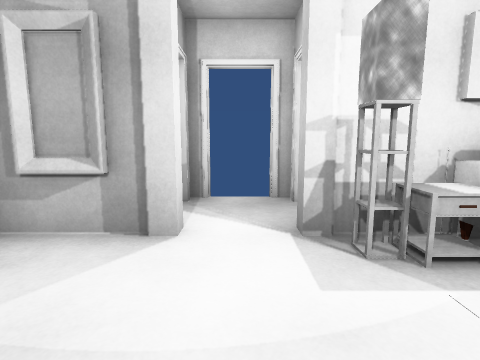
view 1 (above)

13 first-person views from a walk through a 3-D level made in the Unity game engine. The camera is 1.3 m above the floor, tilts 8° down and sees 80° across. The floor is counted in squares, 1 m on a side. Each view is taken from the middle of a square. On the plan, view 1 faces up. The plan holds only what a view shows up to about 13 squares ahead; the rest is blank. Some animated figures are not drawn. Door leaves are left out, so doorways stand open. Some surface patterns are stand-ins.

view 2
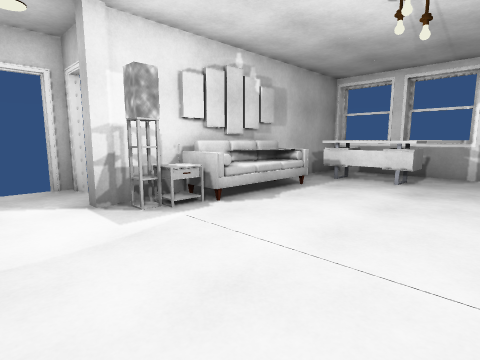

view 3
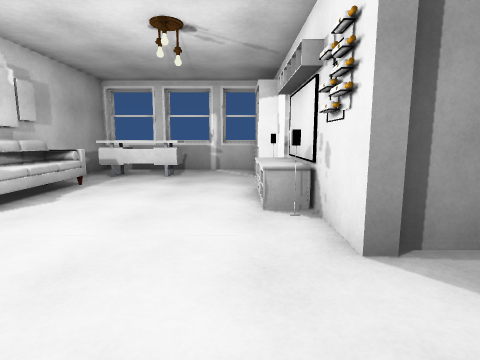

view 4
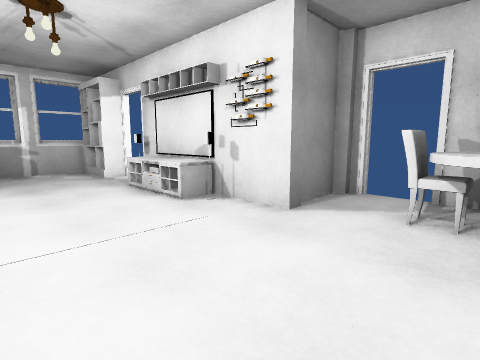

view 5
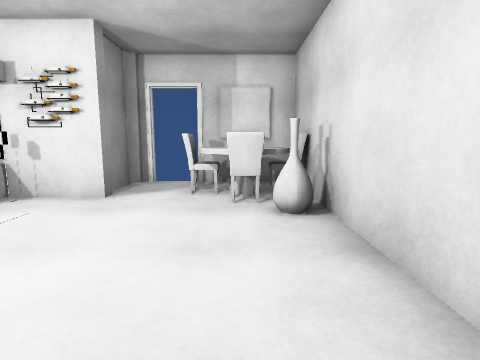

view 6
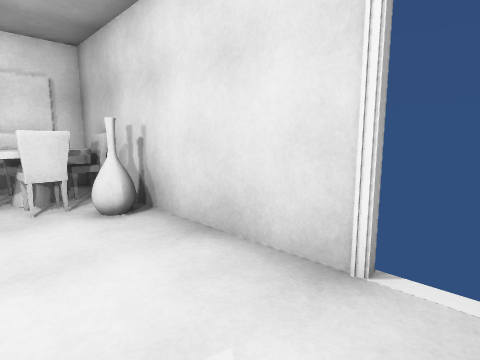

view 7
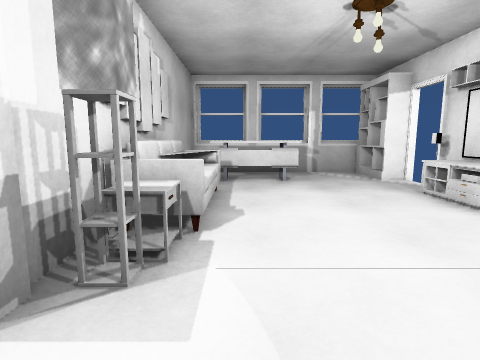

view 8
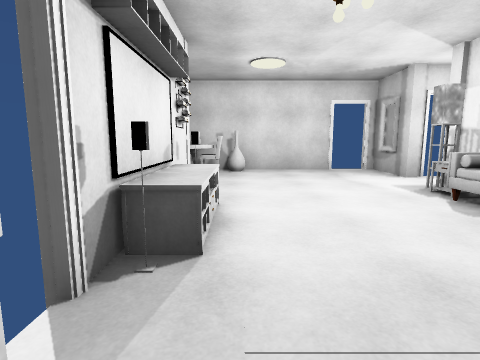

view 9
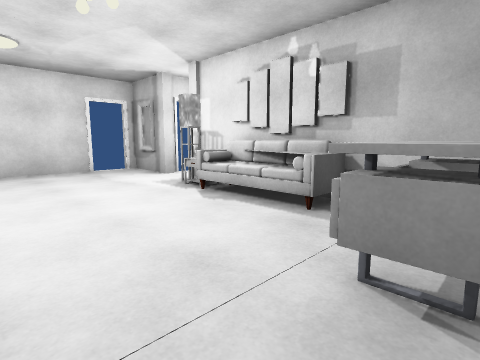

view 10
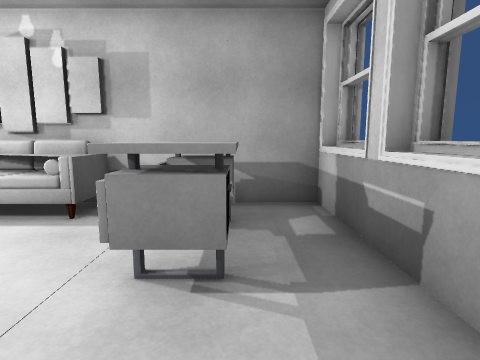

view 11
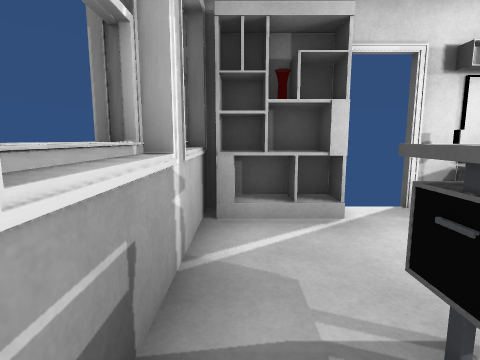

view 12
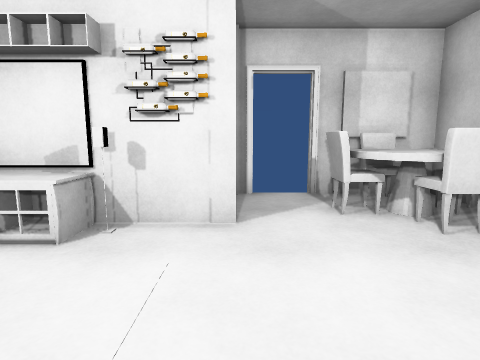

view 13
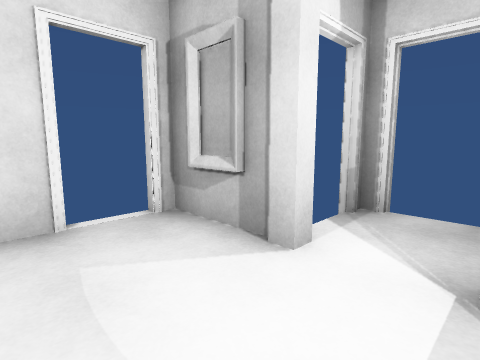

### Floor plan
Key: @ floor where view 1 was taken; # wall or solid block; . floor; D open door; = window, fence, low wall or low ledge; ^ raised ledge; P pillar; T table; S sofa; H shelf; C chair; A vase.
Columns run from 4 left of view 1 to 11 right of it. Each row starts with its distance up from view 1.
  7    # #
  6    DDD
  5   #D.D
  4 ###P.P##########
  3 D.....TTSSS.^^.=
  2 D...........^^.#
  1 #...........^^.#
  0 #...@.......^..=
 -1 #..............#
 -2 #A.............=
 -3 #TC...##TT#DHHH#
 -4 #CTC.P#####DD###
 -5 #TCT..#
 -6 ####DP

Positions as (right, up) in squares from view 1, and headings:
1: (0, 0), facing up
2: (-1, -2), facing up-right
3: (-2, -2), facing right
4: (-2, 1), facing down-right
5: (-2, 3), facing down
6: (-1, 3), facing down-left
7: (-1, 2), facing right
8: (9, -2), facing left
9: (9, -2), facing up-left
10: (9, -2), facing up
11: (10, 2), facing down
12: (1, 1), facing down
13: (1, 1), facing up-left
